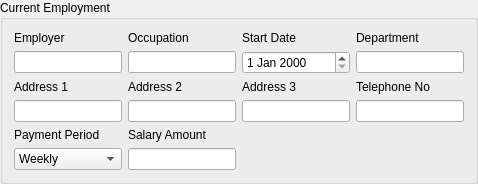
                      <widget class="QGroupBox" name="grpGEmployment">
                       <property name="sizePolicy">
                        <sizepolicy hsizetype="Preferred" vsizetype="Preferred">
                         <horstretch>0</horstretch>
                         <verstretch>0</verstretch>
                        </sizepolicy>
                       </property>
                       <property name="title">
                        <string>Current Employment</string>
                       </property>
                       <layout class="QGridLayout" name="gridLayout_18">
                        <item row="2" column="0">
                         <widget class="QLabel" name="label_99">
                          <property name="text">
                           <string>Address 1</string>
                          </property>
                         </widget>
                        </item>
                        <item row="2" column="2">
                         <widget class="QLabel" name="label_100">
                          <property name="text">
                           <string>Address 3</string>
                          </property>
                         </widget>
                        </item>
                        <item row="2" column="3">
                         <widget class="QLabel" name="label_101">
                          <property name="text">
                           <string>Telephone No</string>
                          </property>
                         </widget>
                        </item>
                        <item row="3" column="0">
                         <widget class="QLineEdit" name="lineGEmpAddress1">
                          <property name="enabled">
                           <bool>true</bool>
                          </property>
                          <property name="text">
                           <string/>
                          </property>
                         </widget>
                        </item>
                        <item row="2" column="1">
                         <widget class="QLabel" name="label_102">
                          <property name="text">
                           <string>Address 2</string>
                          </property>
                         </widget>
                        </item>
                        <item row="3" column="3">
                         <widget class="QLineEdit" name="lineGEmpTelNo">
                          <property name="enabled">
                           <bool>true</bool>
                          </property>
                          <property name="text">
                           <string/>
                          </property>
                         </widget>
                        </item>
                        <item row="3" column="1">
                         <widget class="QLineEdit" name="lineGEmpAddress2">
                          <property name="enabled">
                           <bool>true</bool>
                          </property>
                          <property name="text">
                           <string/>
                          </property>
                         </widget>
                        </item>
                        <item row="3" column="2">
                         <widget class="QLineEdit" name="lineGEmpAddress3">
                          <property name="enabled">
                           <bool>true</bool>
                          </property>
                          <property name="text">
                           <string/>
                          </property>
                         </widget>
                        </item>
                        <item row="4" column="0">
                         <widget class="QLabel" name="label_103">
                          <property name="text">
                           <string>Payment Period</string>
                          </property>
                         </widget>
                        </item>
                        <item row="0" column="0">
                         <widget class="QLabel" name="label_104">
                          <property name="text">
                           <string>Employer</string>
                          </property>
                         </widget>
                        </item>
                        <item row="1" column="0">
                         <widget class="QLineEdit" name="lineGEmployer">
                          <property name="enabled">
                           <bool>true</bool>
                          </property>
                          <property name="text">
                           <string/>
                          </property>
                         </widget>
                        </item>
                        <item row="0" column="1">
                         <widget class="QLabel" name="label_105">
                          <property name="text">
                           <string>Occupation</string>
                          </property>
                         </widget>
                        </item>
                        <item row="0" column="2">
                         <widget class="QLabel" name="label_106">
                          <property name="text">
                           <string>Start Date</string>
                          </property>
                         </widget>
                        </item>
                        <item row="1" column="1">
                         <widget class="QLineEdit" name="lineGOccupation">
                          <property name="enabled">
                           <bool>true</bool>
                          </property>
                          <property name="text">
                           <string/>
                          </property>
                         </widget>
                        </item>
                        <item row="0" column="3">
                         <widget class="QLabel" name="label_107">
                          <property name="text">
                           <string>Department</string>
                          </property>
                         </widget>
                        </item>
                        <item row="1" column="2">
                         <widget class="QDateEdit" name="dateGEmpStartDate">
                          <property name="enabled">
                           <bool>true</bool>
                          </property>
                         </widget>
                        </item>
                        <item row="1" column="3">
                         <widget class="QLineEdit" name="lineGDepartment">
                          <property name="enabled">
                           <bool>true</bool>
                          </property>
                          <property name="text">
                           <string/>
                          </property>
                         </widget>
                        </item>
                        <item row="4" column="1">
                         <widget class="QLabel" name="label_108">
                          <property name="text">
                           <string>Salary Amount</string>
                          </property>
                         </widget>
                        </item>
                        <item row="5" column="1">
                         <widget class="QLineEdit" name="lineGEditSalaryAmount">
                          <property name="enabled">
                           <bool>true</bool>
                          </property>
                         </widget>
                        </item>
                        <item row="5" column="0">
                         <widget class="QComboBox" name="cboGPaymentPeriod">
                          <property name="enabled">
                           <bool>true</bool>
                          </property>
                          <item>
                           <property name="text">
                            <string>Weekly</string>
                           </property>
                          </item>
                          <item>
                           <property name="text">
                            <string>Forthnightly</string>
                           </property>
                          </item>
                          <item>
                           <property name="text">
                            <string>Monthly</string>
                           </property>
                          </item>
                          <item>
                           <property name="text">
                            <string>Adhoc</string>
                           </property>
                          </item>
                         </widget>
                        </item>
                       </layout>
                      </widget>
